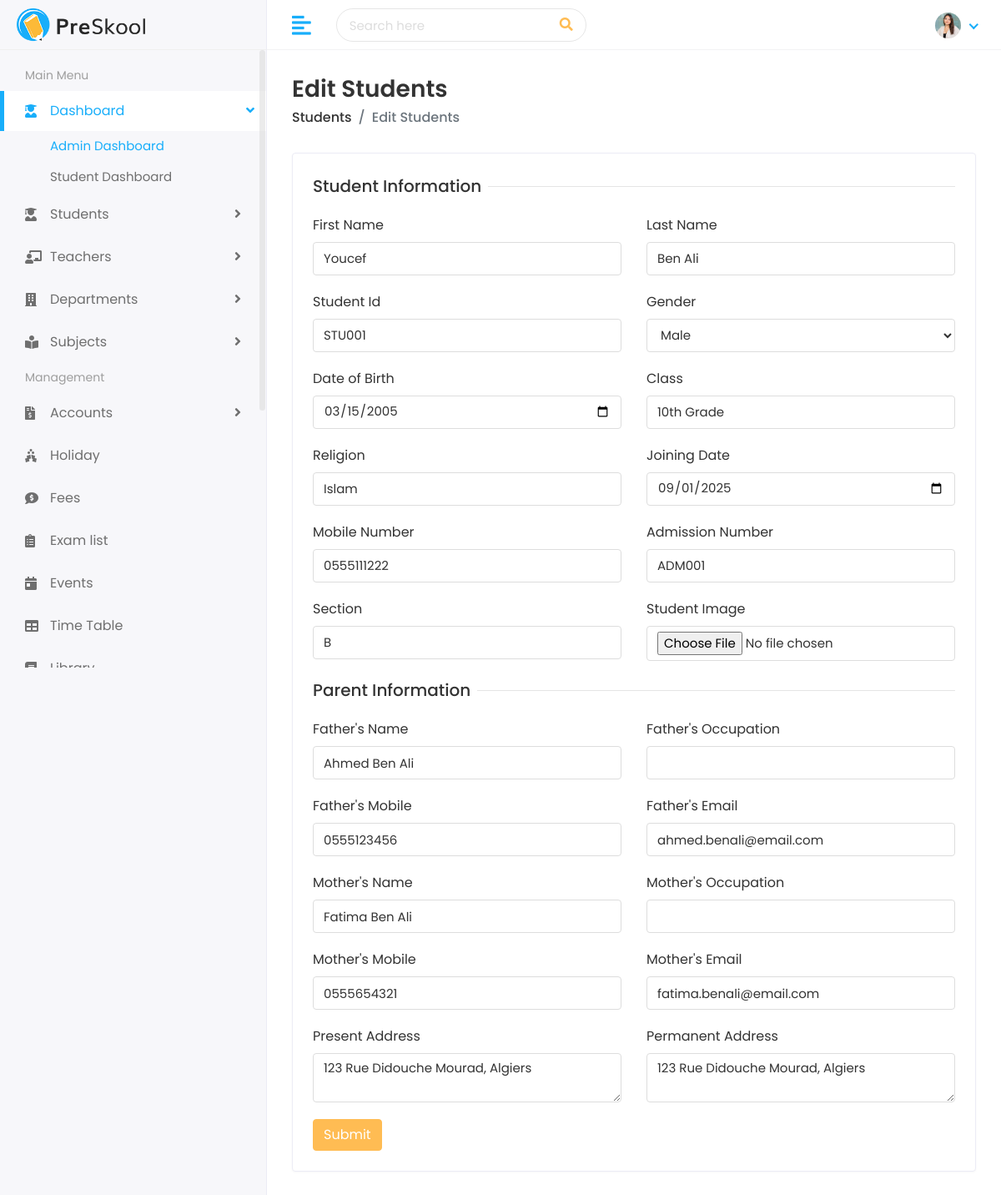
Page /student/youcef-ben-ali-stu001/edit/ (signed in) on the committed database.
### student/models.py (models this page shows, shortened)
class Student(models.Model):
    first_name=models.CharField(max_length=50)
    last_name=models.CharField(max_length=50)
    Student_id=models.CharField(max_length=20,unique=True)
    gender=models.CharField(max_length=10 ,choices=[('Male','Male'),('Female','Female')])
    date_of_birth=models.DateField()
    religion=models.CharField(max_length=20)
    mobile_number=models.CharField(max_length=15)
    student_class=models.CharField(max_length=20)
    section=models.CharField(max_length=20)
    joining_date=models.DateField()
    admission_number=models.CharField(max_length=20,unique=True)
    student_image=models.ImageField(upload_to='students/',blank=True)
    parent=models.OneToOneField(Parent,on_delete=models.CASCADE)
    slug=models.SlugField(unique=True,blank=True)

class Parent(models.Model):
    father_name=models.CharField(max_length=50)
    mother_name=models.CharField(max_length=50)
    father_email=models.EmailField()
    mother_email=models.EmailField()
    father_mobile=models.CharField(max_length=15)
    mother_mobile=models.CharField(max_length=15)
    present_address=models.TextField()
    permanent_address=models.TextField()

### student/views.py (the view, shortened to what this page needs)
# urls.py: path('<slug:slug>/edit/',views.edit_student,name="edit_student"),
@login_required(login_url="login")
def edit_student(request,slug):
      student=get_object_or_404(Student,slug=slug)
      parent=student.parent if hasattr(student,'parent') else None
      return render(request,"Students/edit-student.html",{"student":student})

### school/context_processors.py (called while the page is built)
def notifications(request):
    if request.user.is_authenticated:
        unread = Notification.objects.filter(user=request.user, is_read=False)
        return {
            "unread_notifications": unread,
            "unread_notifications_count": unread.count(),
        }
    return {
        "unread_notifications": [],
        "unread_notifications_count": 0,
    }

### templates/Students/edit-student.html (shortened to what this page needs)
{% extends "Home/base.html" %}
{% load static %}
{% block body %}
         <div class="page-wrapper">
            <div class="content container-fluid">
               <div class="page-header">
                  <div class="row align-items-center">
                     <div class="col">
                        <h3 class="page-title">Edit Students</h3>
                        <ul class="breadcrumb">
                           <li class="breadcrumb-item"><a href="">Students</a></li>
                           <li class="breadcrumb-item active">Edit Students</li>
                        </ul>
                     </div>
                  </div>
               </div>
               <div class="row">
                  <div class="col-sm-12">
                     <div class="card">
                        <div class="card-body">
                           <form method="post" enctype="multipart/form-data">
                              <div class="row">
                                 <div class="col-12">
                                    <h5 class="form-title"><span>Student Information</span></h5>
                                 </div>
                                 <div class="col-12 col-sm-6">
                                    <div class="form-group">
                                       <label>First Name</label>
                                       <input type="text" class="form-control" name="first_name" value="{{ student.first_name }}">
                                    </div>
                                 </div>
                                 <div class="col-12 col-sm-6">
                                    <div class="form-group">
                                       <label>Last Name</label>
                                       <input type="text" class="form-control" name="last_name" value="{{ student.last_name }}">
                                    </div>
                                 </div>
                                 <div class="col-12 col-sm-6">
                                    <div class="form-group">
                                       <label>Student Id</label>
                                       <input type="text" class="form-control" name="Student_id" value="{{ student.Student_id }}">
                                    </div>
                                 </div>
                                 <div class="col-12 col-sm-6">
                                    <div class="form-group">
                                       <label>Gender</label>
                                       <select class="form-control" name="gender">
                                          <option value="Male" {% if student.gender == "Male" %}selected{% endif %}>Male</option>
                                       </select>
                                    </div>
                                 </div>
                                 <div class="col-12 col-sm-6">
                                    <div class="form-group">
                                       <label>Date of Birth</label>
                                       <div>
                                          <input type="date" class="form-control" name="date_of_birth" value="{{ student.date_of_birth|date:'Y-m-d' }}">
                                       </div>
                                    </div>
                                 </div>
                                 <div class="col-12 col-sm-6">
                                    <div class="form-group">
                                       <label>Class</label>
                                       <input type="text" class="form-control" name="student_class" value="{{ student.student_class }}">
                                    </div>
                                 </div>
                                 <div class="col-12 col-sm-6">
                                    <div class="form-group">
                                       <label>Religion</label>
                                       <input type="text" class="form-control" name="religion" value="{{ student.religion }}">
                                    </div>
                                 </div>
                                 <div class="col-12 col-sm-6">
                                    <div class="form-group">
                                       <label>Joining Date</label>
                                       <div>
                                          <input type="date" class="form-control" name="joining_date" value="{{ student.joining_date|date:'Y-m-d' }}">
                                       </div>
                                    </div>
                                 </div>
                                 <div class="col-12 col-sm-6">
                                    <div class="form-group">
                                       <label>Mobile Number</label>
                                       <input type="text" class="form-control" name="mobile_number" value="{{ student.mobile_number }}">
                                    </div>
                                 </div>
                                 <div class="col-12 col-sm-6">
                                    <div class="form-group">
                                       <label>Admission Number</label>
                                       <input type="text" class="form-control" name="admission_number" value="{{ student.admission_number }}">
                                    </div>
                                 </div>
                                 <div class="col-12 col-sm-6">
                                    <div class="form-group">
                                       <label>Section</label>
                                       <input type="text" class="form-control" name="section" value="{{ student.section }}">
                                    </div>
                                 </div>
                                 <div class="col-12 col-sm-6">
                                    <div class="form-group">
                                       <label>Student Image</label>
                                       <input type="file" name="student_image" class="form-control">
                                    </div>
                                 </div>
                                 <div class="col-12">
                                    <h5 class="form-title"><span>Parent Information</span></h5>
                                 </div>
                                 <div class="col-12 col-sm-6">
                                    <div class="form-group">
                                       <label>Father's Name</label>
                                       <input type="text" class="form-control" name="father_name" value="{{ student.parent.father_name }}">
                                    </div>
                                 </div>
                                 <div class="col-12 col-sm-6">
                                    <div class="form-group">
                                       <label>Father's Occupation</label>
                                       <input type="text" class="form-control" name="father_occupation" value="{{ student.parent.father_occupation }}">
                                    </div>
                                 </div>
                                 <div class="col-12 col-sm-6">
                                    <div class="form-group">
                                       <label>Father's Mobile</label>
                                       <input type="text" class="form-control" name="father_mobile" value="{{ student.parent.father_mobile }}">
                                    </div>
                                 </div>
                                 <div class="col-12 col-sm-6">
                                    <div class="form-group">
                                       <label>Father's Email</label>
                                       <input type="email" class="form-control" name="father_email" value="{{ student.parent.father_email }}">
                                    </div>
                                 </div>
                                 <div class="col-12 col-sm-6">
                                    <div class="form-group">
                                       <label>Mother's Name</label>
                                       <input type="text" class="form-control" name="mother_name" value="{{ student.parent.mother_name }}">
                                    </div>
                                 </div>
                                 <div class="col-12 col-sm-6">
                                    <div class="form-group">
                                       <label>Mother's Occupation</label>
                                       <input type="text" class="form-control" name="mother_occupation" value="{{ student.parent.mother_occupation }}">
                                    </div>
                                 </div>
                                 <div class="col-12 col-sm-6">
                                    <div class="form-group">
                                       <label>Mother's Mobile</label>
                                       <input type="text" class="form-control" name="mother_mobile" value="{{ student.parent.mother_mobile }}">
                                    </div>
                                 </div>
                                 <div class="col-12 col-sm-6">
                                    <div class="form-group">
                                       <label>Mother's Email</label>
                                       <input type="email" class="form-control" name="mother_email" value="{{ student.parent.mother_email }}">
                                    </div>
                                 </div>
                                 <div class="col-12 col-sm-6">
                                    <div class="form-group">
                                       <label>Present Address</label>
                                       <textarea class="form-control" name="present_address">{{ student.parent.present_address }}</textarea>
                                    </div>
                                 </div>
                                 <div class="col-12 col-sm-6">
                                    <div class="form-group">
                                       <label>Permanent Address</label>
                                       <textarea class="form-control" name="permanent_address">{{ student.parent.permanent_address }}</textarea>
                                    </div>
                                 </div>
                                 <div class="col-12">
                                    <button type="submit" class="btn btn-primary">Submit</button>
                                 </div>
                              </div>
                           </form>
                        </div>
                     </div>
                  </div>
               </div>
            </div>
         </div>
      </div>
   </body>
</html>
{% endblock body %}

### static/assets/css/style.css (style rules this page uses)
html { height: 100%; }
body { background-color: #fff; color: #333; font-family: 'Poppins', sans-serif; font-size: 1rem; height: 100%; line-height: 1.5; overflow-x: hidden; }
h1, h2, h3, h4, h5, h6 { font-family: 'Poppins', sans-serif; margin-top: 0; }
.form-control { border: 1px solid #ddd; box-shadow: none; color: #333; font-size: 15px; height: 40px; }
input, input:focus, button, button:focus { outline: none; }
input[type="file"] { height: auto; min-height: calc(1.5em + .75rem + 2px); }
input[type=text], input[type=password] { -webkit-appearance: none; -moz-appearance: none; appearance: none; }
textarea.form-control { resize: vertical; }
.form-group { margin-bottom: 1.25rem; }
ul, ol { padding: 0px; list-style: none; }
.btn-primary { background-color: #FFBC53; border: 1px solid #FFBC53; }
.card { border: 1px solid #ececf5; box-shadow: 0 1px 3px 0 rgba(0, 0, 0, 0.03); margin-bottom: 1.875rem; }
.card-body { padding: 1.5rem; }
.page-wrapper { margin-left: 320px; padding-top: 60px; position: relative; transition: all 0.4s ease; }
.page-wrapper > .content { padding: 1.875rem 1.875rem 0; }
.page-header { margin-bottom: 1.875rem; }
.page-header .breadcrumb { background-color: transparent; color: #6c757d; font-size: 1rem; font-weight: 500; margin-bottom: 0; padding: 0; }
.page-header .breadcrumb a { color: #333; }
.page-title { font-size: 28px; font-weight: 600; color: #333; margin-bottom: 5px; }
.form-title { width: 100%; max-width: 100%; padding: 0; font-size: 1.25rem; font-weight: 500; line-height: inherit; color: #333; white-space: normal; position: relative; display: block; margin-bottom: 20px; }
.form-title:before { content: ""; position: absolute; left: 0px; right: 0px; height: 1px; top: 50%; background-color: rgba(0, 0, 0, 0.1); }
.form-title span { padding: 0px 0.5rem 0 0; background-color: #fff; display: inline-block; z-index: 2; position: relative; }

### rows in the picture
Student: first_name "Youcef", last_name "Ben Ali", Student_id "STU001", gender "Male", date_of_birth "03/15/2005", student_class "10th Grade", religion "Islam", joining_date "09/01/2025", mobile_number "0555111222", admission_number "ADM001", section "B", father_name "Ahmed Ben Ali", father_mobile "0555123456", father_email "ahmed.benali@email.com", mother_name "Fatima Ben Ali", mother_mobile "0555654321", mother_email "fatima.benali@email.com", present_address "123 Rue Didouche Mourad, Algiers", permanent_address "123 Rue Didouche Mourad, Algiers"
